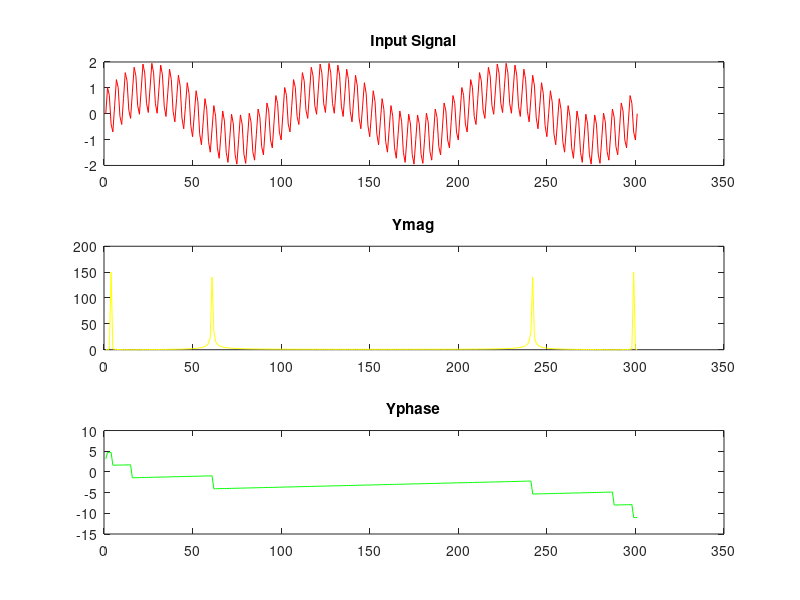

The MATLAB script that drew this image:
%%%%%%%%%%%%%%%%%%%%%%%%%%%%%%%%%%%%%%%%%%%
%%%%%%%%%%%% Load input signal %%%%%%%%%%%%
%%%%%%%%%%%%%%%%%%%%%%%%%%%%%%%%%%%%%%%%%%%
% Signal example created by Convolution.m
% in "Desing the input signal"
input_signal= load('_signal_20hz_1hz.txt');

%%%%%%%%%%%%%%%%%%%%%%%%%%%%%%%%%%%%%%%%%%%
%%%%%%%%%%%%%%  FFT and IDFT %%%%%%%%%%%%%%
%%%%%%%%%%%%%%%%%%%%%%%%%%%%%%%%%%%%%%%%%%%
dfs_output = fft(input_signal);
dfs_output_mag = abs(dfs_output);
idft_output = ifft(dfs_output);
subplot(3,1,1);
plot(input_signal,'r');
title('Input Signal');
subplot(3,1,2);
plot(dfs_output_mag,'y');
title('Frecuency Spectrum');
subplot(3,1,3);
plot(idft_output,'g');
title('Signal from IDFT');

%%%%%%%%%%%%%%%%%%%%%%%%%%%%%%%%%%%%%%%%%%%
%%%%%%%%%%%%%%  MAG and ANGL %%%%%%%%%%%%%%
%%%%%%%%%%%%%%%%%%%%%%%%%%%%%%%%%%%%%%%%%%%
Y=fft(input_signal);
Ymag=abs(Y);
Yphase=unwrap(angle(Y));
subplot(3,1,1);
plot(input_signal,'r');
title('Input Signal');
subplot(3,1,2);
plot(Ymag,'y');
title('Ymag');%0-150, 1Hz and 25Hz peak
subplot(3,1,3);
plot(Yphase,'g');
title('Yphase');

